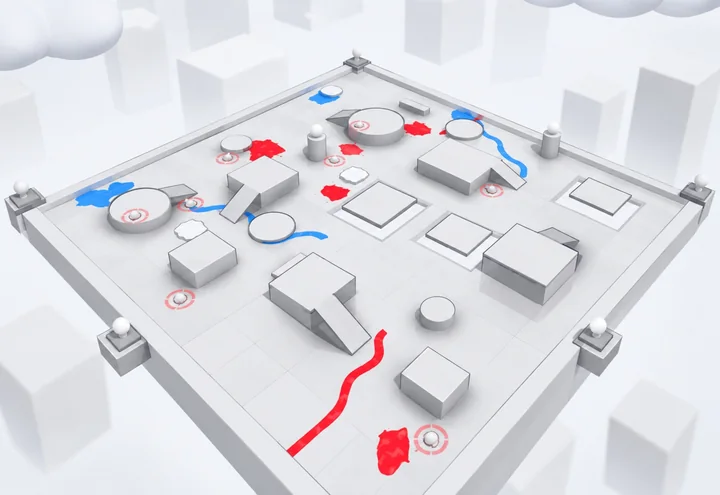
#> input picture tools/art/v425_blank.webp, 720 x 495 px
$ python -i pack.py   (imports and definitions only)
#> lines starting #> are read from the running program, lines starting #| are printed output that depends on the picture
#!/usr/bin/env python3
"""Trim, resize and pack the Ludo art into /home/claude/ui/*.webp (what the game loads)."""
import os, glob, json, sys
from PIL import Image, ImageFilter
S = '/tmp/claude-0/-home-user-rollmodel/5c52352e-692f-5301-ac55-ec4d2c708f3e/scratchpad'
ART = S + '/art'; OUT = '/home/claude/art'
# [1 line not run here, left out]
RULES = [  # (prefix, mode, size, quality)
    ('ic_', 'square', 176, 86), ('btn_round', 'square', 320, 86), ('btn_', 'trimh', 144, 88), ('panel_', 'trim', 640, 84), ('tab_bar', 'trimh', 144, 86), ('pill_hud', 'trimh', 112, 86),
    ('badge_', 'trim', 420, 86), ('splat_', 'trim', 420, 84), ('drip_top', 'trim', 900, 84), ('podium', 'trim', 640, 84),
    ('card_', 'fit', 520, 82), ('bg_menu_p', 'fit', 1280, 80), ('bg_menu_l', 'fit', 1400, 80), ('bg_', 'fit', 1280, 78), ('tex_', 'fit', 512, 84),
]
def trim(im, pad=2):
    a = im.split()[3].point(lambda v: 255 if v > 8 else 0)
    bb = a.getbbox()
    if not bb: return im
    x0, y0, x1, y1 = bb
    return im.crop((max(0, x0 - pad), max(0, y0 - pad), min(im.width, x1 + pad), min(im.height, y1 + pad)))
def square(im):
    s = max(im.width, im.height); sq = Image.new('RGBA', (s, s), (0, 0, 0, 0)); sq.paste(im, ((s - im.width) // 2, (s - im.height) // 2)); return sq
info = {}
only = sys.argv[1:]
# [17 lines not run here, left out]

>>> import cv2
>>> picture = cv2.imread('art/v425_blank.webp', cv2.IMREAD_GRAYSCALE)
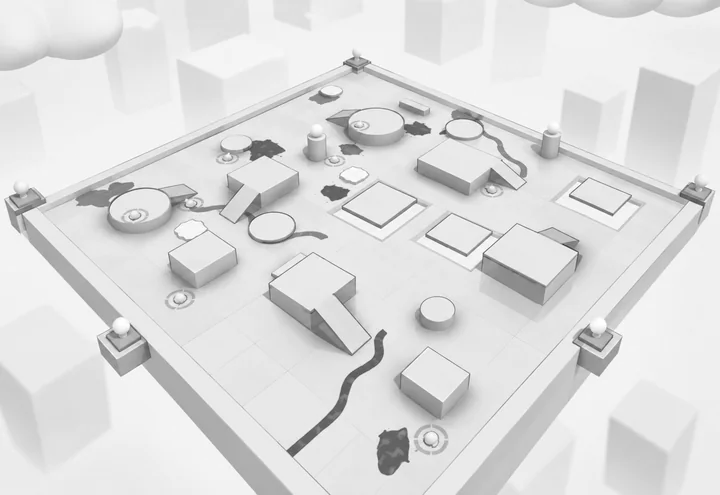
#> picture: shape (495, 720); min 49, max 255, mean 221.7
>>> result = trim(picture)
#> (the run stopped early here; a loop or call above may not have finished)
